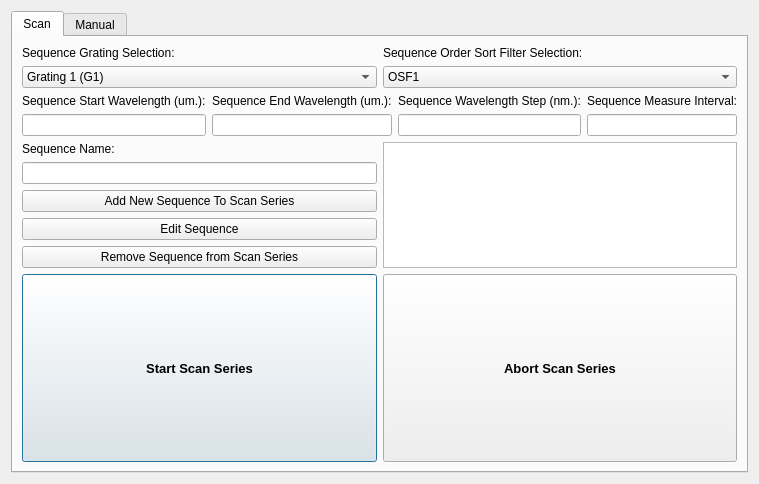
<?xml version="1.0" encoding="UTF-8"?>
<ui version="4.0">
 <class>Dialog</class>
 <widget class="QDialog" name="Dialog">
  <property name="geometry">
   <rect>
    <x>0</x>
    <y>0</y>
    <width>641</width>
    <height>484</height>
   </rect>
  </property>
  <property name="windowTitle">
   <string>Dialog</string>
  </property>
  <layout class="QGridLayout" name="gridLayout_12">
   <item row="0" column="0">
    <widget class="QTabWidget" name="tabWidget">
     <property name="currentIndex">
      <number>0</number>
     </property>
     <property name="movable">
      <bool>true</bool>
     </property>
     <widget class="QWidget" name="tab">
      <attribute name="title">
       <string>Scan</string>
      </attribute>
      <layout class="QGridLayout" name="gridLayout_6">
       <item row="3" column="0">
        <layout class="QGridLayout" name="gridLayout_5">
         <item row="0" column="0">
          <widget class="QPushButton" name="start_scan_series_button">
           <property name="sizePolicy">
            <sizepolicy hsizetype="Minimum" vsizetype="MinimumExpanding">
             <horstretch>0</horstretch>
             <verstretch>0</verstretch>
            </sizepolicy>
           </property>
           <property name="font">
            <font>
             <pointsize>10</pointsize>
             <weight>75</weight>
             <bold>true</bold>
            </font>
           </property>
           <property name="text">
            <string>Start Scan Series</string>
           </property>
          </widget>
         </item>
         <item row="0" column="1">
          <widget class="QPushButton" name="abort_scan_series_button">
           <property name="sizePolicy">
            <sizepolicy hsizetype="Minimum" vsizetype="MinimumExpanding">
             <horstretch>0</horstretch>
             <verstretch>0</verstretch>
            </sizepolicy>
           </property>
           <property name="font">
            <font>
             <pointsize>10</pointsize>
             <weight>75</weight>
             <bold>true</bold>
            </font>
           </property>
           <property name="text">
            <string>Abort Scan Series</string>
           </property>
          </widget>
         </item>
        </layout>
       </item>
       <item row="0" column="0">
        <layout class="QGridLayout" name="gridLayout">
         <item row="3" column="0">
          <widget class="QComboBox" name="grating_select_cbox">
           <property name="currentIndex">
            <number>0</number>
           </property>
           <item>
            <property name="text">
             <string>Grating 1 (G1)</string>
            </property>
           </item>
           <item>
            <property name="text">
             <string>Grating 2 (G2)</string>
            </property>
           </item>
           <item>
            <property name="text">
             <string>Grating 3 (G3)</string>
            </property>
           </item>
          </widget>
         </item>
         <item row="2" column="0">
          <widget class="QLabel" name="grating_select_label">
           <property name="text">
            <string>Sequence Grating Selection:</string>
           </property>
          </widget>
         </item>
         <item row="2" column="1">
          <widget class="QLabel" name="osf_select_label">
           <property name="text">
            <string>Sequence Order Sort Filter Selection:</string>
           </property>
          </widget>
         </item>
         <item row="3" column="1">
          <widget class="QComboBox" name="osf_select_cbox">
           <item>
            <property name="text">
             <string>OSF1</string>
            </property>
           </item>
           <item>
            <property name="text">
             <string>OSF2</string>
            </property>
           </item>
           <item>
            <property name="text">
             <string>OSF3</string>
            </property>
           </item>
           <item>
            <property name="text">
             <string>OSF4</string>
            </property>
           </item>
          </widget>
         </item>
        </layout>
       </item>
       <item row="1" column="0">
        <layout class="QGridLayout" name="gridLayout_2">
         <item row="1" column="1">
          <widget class="QLineEdit" name="sequence_wave_end_ledit">
           <property name="sizePolicy">
            <sizepolicy hsizetype="Expanding" vsizetype="Maximum">
             <horstretch>0</horstretch>
             <verstretch>0</verstretch>
            </sizepolicy>
           </property>
          </widget>
         </item>
         <item row="0" column="1">
          <widget class="QLabel" name="sequence_end_wave_label">
           <property name="sizePolicy">
            <sizepolicy hsizetype="Maximum" vsizetype="Maximum">
             <horstretch>0</horstretch>
             <verstretch>0</verstretch>
            </sizepolicy>
           </property>
           <property name="text">
            <string>Sequence End Wavelength (um.):</string>
           </property>
          </widget>
         </item>
         <item row="1" column="2">
          <widget class="QLineEdit" name="sequence_wave_step_ledit">
           <property name="sizePolicy">
            <sizepolicy hsizetype="Expanding" vsizetype="Maximum">
             <horstretch>0</horstretch>
             <verstretch>0</verstretch>
            </sizepolicy>
           </property>
          </widget>
         </item>
         <item row="0" column="2">
          <widget class="QLabel" name="sequence_wave_step_label">
           <property name="sizePolicy">
            <sizepolicy hsizetype="Maximum" vsizetype="Maximum">
             <horstretch>0</horstretch>
             <verstretch>0</verstretch>
            </sizepolicy>
           </property>
           <property name="text">
            <string>Sequence Wavelength Step (nm.):</string>
           </property>
          </widget>
         </item>
         <item row="1" column="0">
          <widget class="QLineEdit" name="sequence_wave_start_ledit">
           <property name="sizePolicy">
            <sizepolicy hsizetype="Expanding" vsizetype="Maximum">
             <horstretch>0</horstretch>
             <verstretch>0</verstretch>
            </sizepolicy>
           </property>
          </widget>
         </item>
         <item row="0" column="0">
          <widget class="QLabel" name="sequence_start_wave_label">
           <property name="sizePolicy">
            <sizepolicy hsizetype="Maximum" vsizetype="Maximum">
             <horstretch>0</horstretch>
             <verstretch>0</verstretch>
            </sizepolicy>
           </property>
           <property name="text">
            <string>Sequence Start Wavelength (um.):</string>
           </property>
          </widget>
         </item>
         <item row="1" column="3">
          <widget class="QLineEdit" name="sequence_measure_int_ledit"/>
         </item>
         <item row="0" column="3">
          <widget class="QLabel" name="sequence_measure_int_label">
           <property name="text">
            <string>Sequence Measure Interval:</string>
           </property>
          </widget>
         </item>
        </layout>
       </item>
       <item row="2" column="0">
        <layout class="QGridLayout" name="gridLayout_4">
         <item row="1" column="0">
          <widget class="QLineEdit" name="sequence_name_ledit"/>
         </item>
         <item row="2" column="0">
          <widget class="QPushButton" name="add_new_sequence_button">
           <property name="sizePolicy">
            <sizepolicy hsizetype="Minimum" vsizetype="Maximum">
             <horstretch>0</horstretch>
             <verstretch>0</verstretch>
            </sizepolicy>
           </property>
           <property name="text">
            <string>Add New Sequence To Scan Series</string>
           </property>
          </widget>
         </item>
         <item row="0" column="0">
          <widget class="QLabel" name="sequence_name_label">
           <property name="sizePolicy">
            <sizepolicy hsizetype="Preferred" vsizetype="Maximum">
             <horstretch>0</horstretch>
             <verstretch>0</verstretch>
            </sizepolicy>
           </property>
           <property name="text">
            <string>Sequence Name:</string>
           </property>
          </widget>
         </item>
         <item row="4" column="0">
          <widget class="QPushButton" name="remove_sequence_button">
           <property name="text">
            <string>Remove Sequence from Scan Series</string>
           </property>
          </widget>
         </item>
         <item row="3" column="0">
          <widget class="QPushButton" name="edit_sequence_button">
           <property name="text">
            <string>Edit Sequence</string>
           </property>
          </widget>
         </item>
         <item row="0" column="1" rowspan="5">
          <widget class="QListWidget" name="series_list">
           <property name="editTriggers">
            <set>QAbstractItemView::AllEditTriggers</set>
           </property>
          </widget>
         </item>
        </layout>
       </item>
      </layout>
     </widget>
     <widget class="QWidget" name="tab_2">
      <attribute name="title">
       <string>Manual</string>
      </attribute>
      <layout class="QGridLayout" name="gridLayout_15">
       <item row="0" column="0">
        <layout class="QGridLayout" name="gridLayout_7">
         <item row="2" column="0">
          <widget class="QLineEdit" name="lineEdit_37">
           <property name="enabled">
            <bool>false</bool>
           </property>
           <property name="text">
            <string/>
           </property>
          </widget>
         </item>
         <item row="4" column="0">
          <widget class="QLineEdit" name="lineEdit_38">
           <property name="enabled">
            <bool>false</bool>
           </property>
          </widget>
         </item>
         <item row="1" column="0">
          <widget class="QLabel" name="label_38">
           <property name="text">
            <string>Wavelength:</string>
           </property>
          </widget>
         </item>
         <item row="7" column="0">
          <widget class="QLabel" name="label_41">
           <property name="text">
            <string>Shutter:</string>
           </property>
          </widget>
         </item>
         <item row="6" column="0">
          <widget class="QLineEdit" name="lineEdit_39">
           <property name="enabled">
            <bool>false</bool>
           </property>
          </widget>
         </item>
         <item row="0" column="0">
          <widget class="QLabel" name="label_37">
           <property name="font">
            <font>
             <pointsize>14</pointsize>
             <weight>75</weight>
             <bold>true</bold>
            </font>
           </property>
           <property name="text">
            <string>Current Parameters:</string>
           </property>
          </widget>
         </item>
         <item row="5" column="0">
          <widget class="QLabel" name="label_40">
           <property name="text">
            <string>Grating:</string>
           </property>
          </widget>
         </item>
         <item row="8" column="0">
          <widget class="QLineEdit" name="lineEdit_40">
           <property name="enabled">
            <bool>false</bool>
           </property>
          </widget>
         </item>
         <item row="3" column="0">
          <widget class="QLabel" name="label_39">
           <property name="text">
            <string>Filter:</string>
           </property>
          </widget>
         </item>
        </layout>
       </item>
       <item row="0" column="1">
        <layout class="QGridLayout" name="gridLayout_8">
         <item row="3" column="0">
          <widget class="QLabel" name="label_44">
           <property name="text">
            <string>Filter:</string>
           </property>
          </widget>
         </item>
         <item row="0" column="0">
          <widget class="QLabel" name="label_42">
           <property name="font">
            <font>
             <pointsize>14</pointsize>
             <weight>75</weight>
             <bold>true</bold>
            </font>
           </property>
           <property name="text">
            <string>New Parameters:</string>
           </property>
          </widget>
         </item>
         <item row="7" column="0">
          <widget class="QLabel" name="label_46">
           <property name="text">
            <string>Shutter:</string>
           </property>
          </widget>
         </item>
         <item row="2" column="0">
          <widget class="QLineEdit" name="lineEdit_41"/>
         </item>
         <item row="4" column="0">
          <widget class="QComboBox" name="comboBox">
           <property name="editable">
            <bool>true</bool>
           </property>
           <item>
            <property name="text">
             <string>OSF1</string>
            </property>
           </item>
           <item>
            <property name="text">
             <string>OSF2</string>
            </property>
           </item>
           <item>
            <property name="text">
             <string>OSF3</string>
            </property>
           </item>
           <item>
            <property name="text">
             <string>OSF4</string>
            </property>
           </item>
          </widget>
         </item>
         <item row="6" column="0">
          <widget class="QComboBox" name="comboBox_2">
           <property name="editable">
            <bool>true</bool>
           </property>
           <item>
            <property name="text">
             <string>G1</string>
            </property>
           </item>
           <item>
            <property name="text">
             <string>G2</string>
            </property>
           </item>
           <item>
            <property name="text">
             <string>G3</string>
            </property>
           </item>
          </widget>
         </item>
         <item row="8" column="0">
          <widget class="QComboBox" name="comboBox_3">
           <property name="editable">
            <bool>true</bool>
           </property>
           <item>
            <property name="text">
             <string>Open</string>
            </property>
           </item>
           <item>
            <property name="text">
             <string>Close</string>
            </property>
           </item>
          </widget>
         </item>
         <item row="1" column="0">
          <widget class="QLabel" name="label_43">
           <property name="text">
            <string>Wavelength:</string>
           </property>
          </widget>
         </item>
         <item row="5" column="0">
          <widget class="QLabel" name="label_45">
           <property name="text">
            <string>Grating:</string>
           </property>
          </widget>
         </item>
        </layout>
       </item>
       <item row="1" column="0" colspan="2">
        <layout class="QGridLayout" name="gridLayout_13">
         <item row="0" column="0">
          <widget class="QLabel" name="label_47">
           <property name="sizePolicy">
            <sizepolicy hsizetype="Preferred" vsizetype="Maximum">
             <horstretch>0</horstretch>
             <verstretch>0</verstretch>
            </sizepolicy>
           </property>
           <property name="text">
            <string>Units:</string>
           </property>
          </widget>
         </item>
         <item row="1" column="0">
          <widget class="QComboBox" name="comboBox_4">
           <property name="sizePolicy">
            <sizepolicy hsizetype="Preferred" vsizetype="Maximum">
             <horstretch>0</horstretch>
             <verstretch>0</verstretch>
            </sizepolicy>
           </property>
           <item>
            <property name="text">
             <string>um.</string>
            </property>
           </item>
           <item>
            <property name="text">
             <string>nm.</string>
            </property>
           </item>
           <item>
            <property name="text">
             <string>wn (cm^-1)</string>
            </property>
           </item>
          </widget>
         </item>
        </layout>
       </item>
       <item row="2" column="0" colspan="2">
        <layout class="QGridLayout" name="gridLayout_14">
         <item row="0" column="0">
          <widget class="QPushButton" name="pushButton_5">
           <property name="sizePolicy">
            <sizepolicy hsizetype="Minimum" vsizetype="Minimum">
             <horstretch>0</horstretch>
             <verstretch>0</verstretch>
            </sizepolicy>
           </property>
           <property name="text">
            <string>Set Parameters</string>
           </property>
          </widget>
         </item>
         <item row="1" column="0">
          <widget class="QPushButton" name="pushButton_6">
           <property name="sizePolicy">
            <sizepolicy hsizetype="Minimum" vsizetype="Minimum">
             <horstretch>0</horstretch>
             <verstretch>0</verstretch>
            </sizepolicy>
           </property>
           <property name="text">
            <string>Abort</string>
           </property>
          </widget>
         </item>
        </layout>
       </item>
      </layout>
     </widget>
    </widget>
   </item>
  </layout>
 </widget>
 <resources/>
 <connections/>
</ui>
